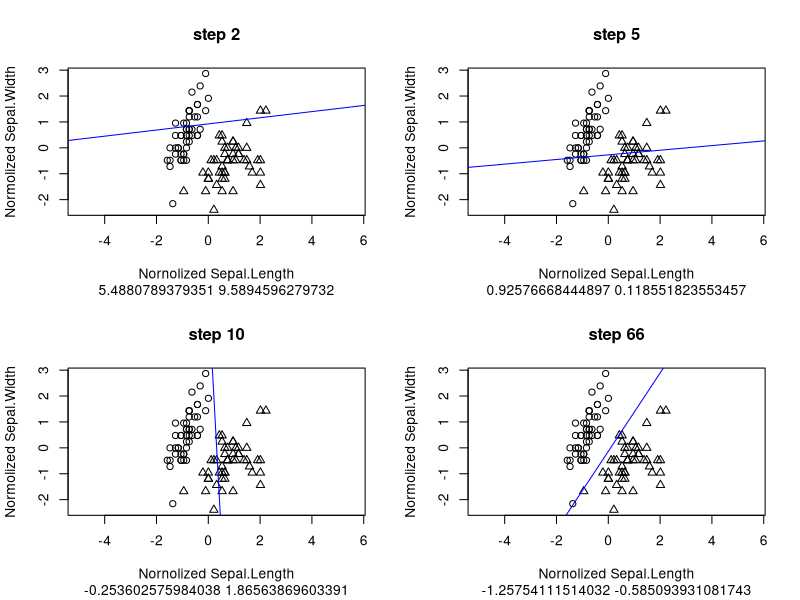

Source code (R):
trainingSampleNormalization <-function(xl){
    n <- dim(xl)[2] -1
    for(i in 1:n) 
    {
      xl[, i] <-(xl[, i] - mean(xl[, i])) / sd(xl[, i]) 
    }
    return (xl)
  }
trainingSamplePrepare <-function(xl){
    l <- dim(xl)[1]
    n <- dim(xl)[2]-1
    xl <- cbind(xl[, 1:n], seq(from = -1, to =-1, length.out = 1), xl[, n + 1])
  }

lossQuad <-function(x){
    return ((x-1) ^ 2)
  }

sg.ADALINE <-function(xl, eta = 1, lambda = 1 / 6){
    l <-dim(xl)[1]
    n <-dim(xl)[2] - 1
    w <-c(1 / 2, 1 / 2, 1 / 2)
    result <- list()
    iterCount <- 0
    ## initialize Q
    Q <- 0
    for (i in 1:l)
    {
      ## calculate the scalar product <w,x>
      wx <-sum(w * xl[i, 1:n])
      ## calculate a margin
      margin <-wx * xl[i, n + 1]
      Q <-Q + lossQuad(margin)
    }
    repeat {
      ## calculate the margins for all objects of the  training sample
      margins <-array(dim = l)
      for (i in 1:l)
      {
        xi <-xl[i, 1:n]
        yi <-xl[i, n + 1]
        
        margins[i] <-crossprod(w, xi) * yi
      }
      ## select the error objects
      errorIndexes <-which(margins <= 0)
      if (length(errorIndexes) > 0)
      {
        # select the random index from the error
        i <-sample(errorIndexes, 1)
        iterCount <-iterCount + 1
        xi <-xl[i, 1:n]
        yi <-xl[i, n + 1]
        ## calculate the scalar product <w,xi>
        wx <-sum(w * xi)
        ## make a gradient step
        margin <-wx * yi
        ## calculate an error
        ex <-lossQuad(margin)
        eta < -1 / sqrt(sum(xi * xi))
        w <-w-eta * (wx-yi) * xi
        result <-c(result, list(w))
        ## Calculate a new Q
        Qprev <-Q
        Q <-(1-lambda) * Q + lambda * ex
      }
      else
      {
        break
      }
    }
    return (result)
}



## Отбираем только интересующие нас классы и переводим их в матрицу dm
dd <- iris[iris$Species != "versicolor", -(3:4)]
dm <- data.matrix(dd[, 1:2])

dm <- cbind(dm, 1)

dc <- rep(1, nrow(dm))
## и исправляем те, что в классе -1
dc[dd$Species == "virginica"] <- -1

## меняем объекты класса sepal на -1
for(i in 1:50){
  dm[i,3] = -1
}
## Нормализация данных
xlNorm <-trainingSampleNormalization(dm)
xlNorm <-trainingSamplePrepare(xlNorm)

## ADALINE

w <-sg.ADALINE(xlNorm) 
a = seq(1,length(w))*0
b = seq(1, length(w))*0
for(i in 1:length(w)){
  a[i] = w[[i]][3] / w[[i]][2] 
  b[i] = -w[[i]][1] / w[[i]][2]
}

steps_a <- c(a[2], a[5], a[10], a[length(a)])
steps_b <- c(b[2], b[5], b[10], b[length(b)])
steps <- c(2,5,10,length(a))
par(mfrow=c(2,2))
for (i in 1:4){
  plot(xlNorm[, 1], xlNorm[, 2], pch = ifelse(xlNorm[,4] > 0, 2, 1), asp = 1, xlab = "Nornolized Sepal.Length",
       ylab = "Normolized Sepal.Width", main = paste("step", steps[i]), sub=paste(a[i], b[i], collapse=' '))
  abline(steps_a[i], steps_b[i], col="blue")
}


